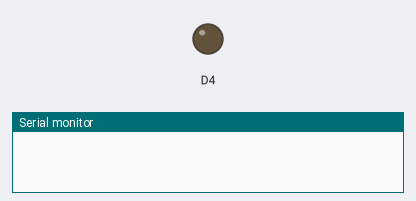
Bench run of a sketch on a simulated ESP8266 (NodeMCU). Shown: output pins drawn as LEDs (lit = HIGH), the last lines printed to the serial monitor. A WiFi scan finds three made-up networks.

Above: at 0.15 s.
At 4.7 s:
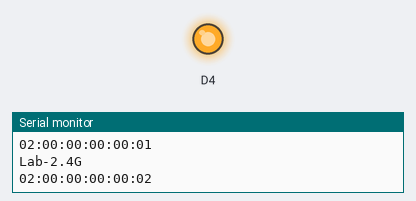
Timing chart, 0 to 12.1 s (numbered marks = the images above):
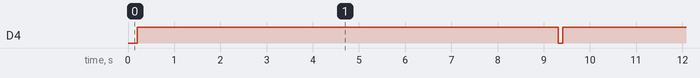

Measured:
- by itself, D4: alternates HIGH for 9.1 s and LOW for 0.10 s

The sketch:

WifiScanner.ino
```cpp
#include "ESP8266WiFi.h"

void setup()
{
  pinMode(D4, OUTPUT);
  Serial.begin(115200);
  Serial.println();

  WiFi.mode(WIFI_STA);
  WiFi.disconnect();
  delay(100);
}

void loop()
{
  digitalWrite(D4, LOW);
  delay(100);
  digitalWrite(D4, HIGH);
  delay(100);
  Serial.print("Scan start ... ");
  int n = WiFi.scanNetworks();
  Serial.print(n);
  Serial.println(" for n network(s) found");
    for (int i = 0; i < n; i++)
  {
    Serial.println(WiFi.SSID(i));

    Serial.println(WiFi.BSSIDstr(i));
  }
  int n2 = WiFi.scanNetworks(true);
  Serial.print(n2);
  Serial.println(" for n2 network(s) found");
      for (int i = 0; i < n2; i++)
  {
    Serial.println(WiFi.SSID(i));

    Serial.println(WiFi.BSSIDstr(i));
  }
  int n3 = WiFi.scanNetworks(true, true);
  Serial.print(n3);
  Serial.println(" for n3 network(s) found");
  for (int i = 0; i < n3; i++)
  {
    Serial.println(WiFi.SSID(i));

    Serial.println(WiFi.BSSIDstr(i));
  }
  int n4 = WiFi.scanNetworks(false, true);
  Serial.print(n4);
  Serial.println(" for n3 network(s) found");
  for (int i = 0; i < n4; i++)
  {
    Serial.println(WiFi.SSID(i));

    Serial.println(WiFi.BSSIDstr(i));
  }
  Serial.println();

  delay(5000);
}
```
